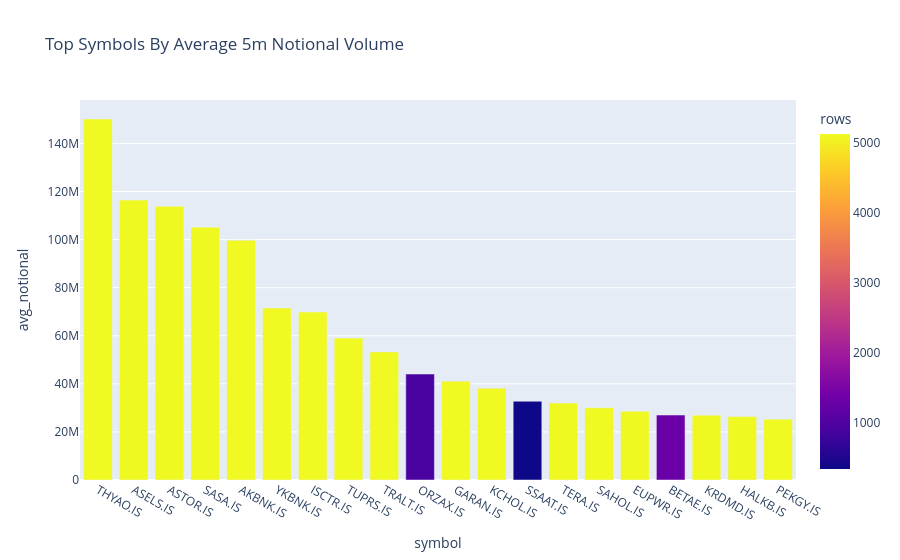
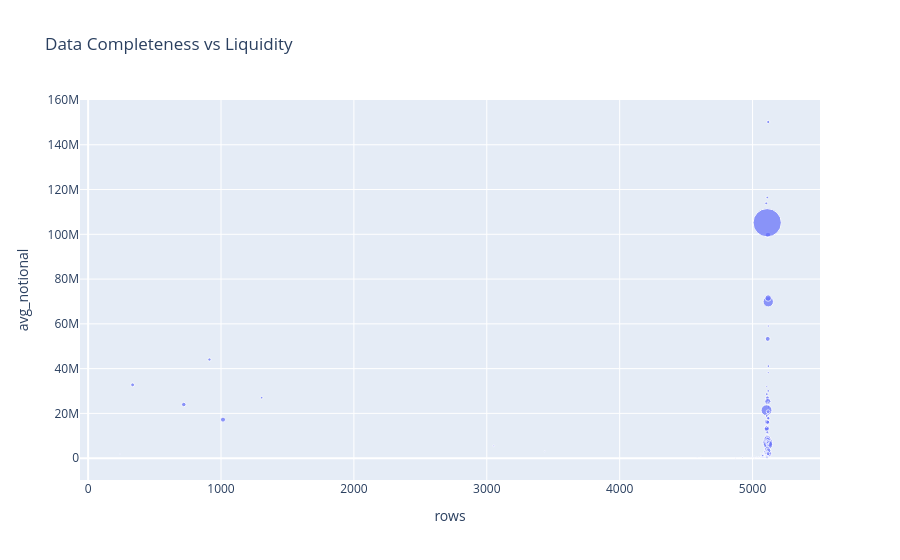
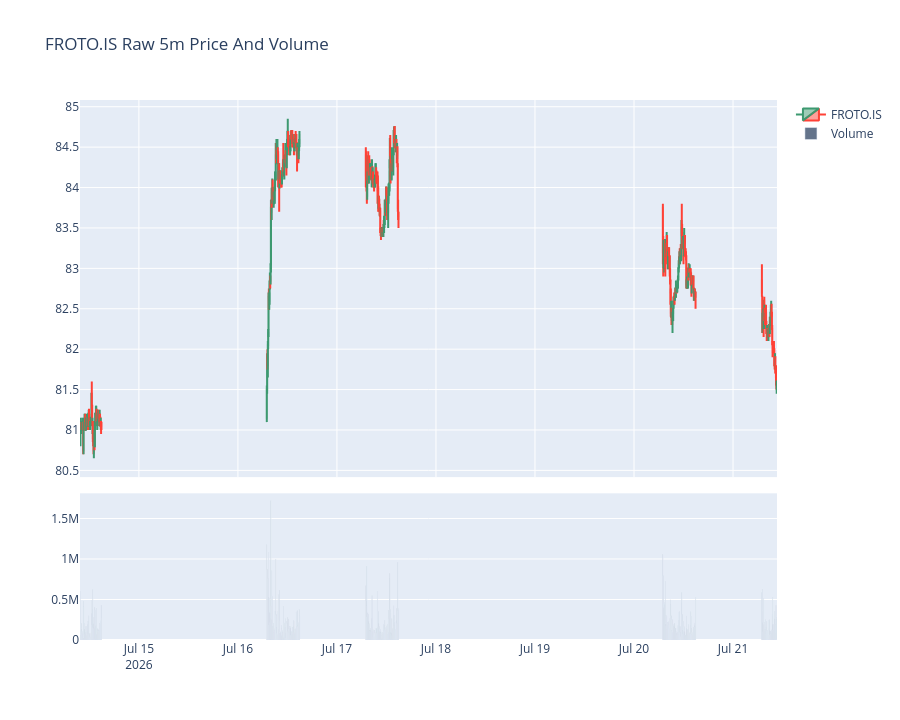
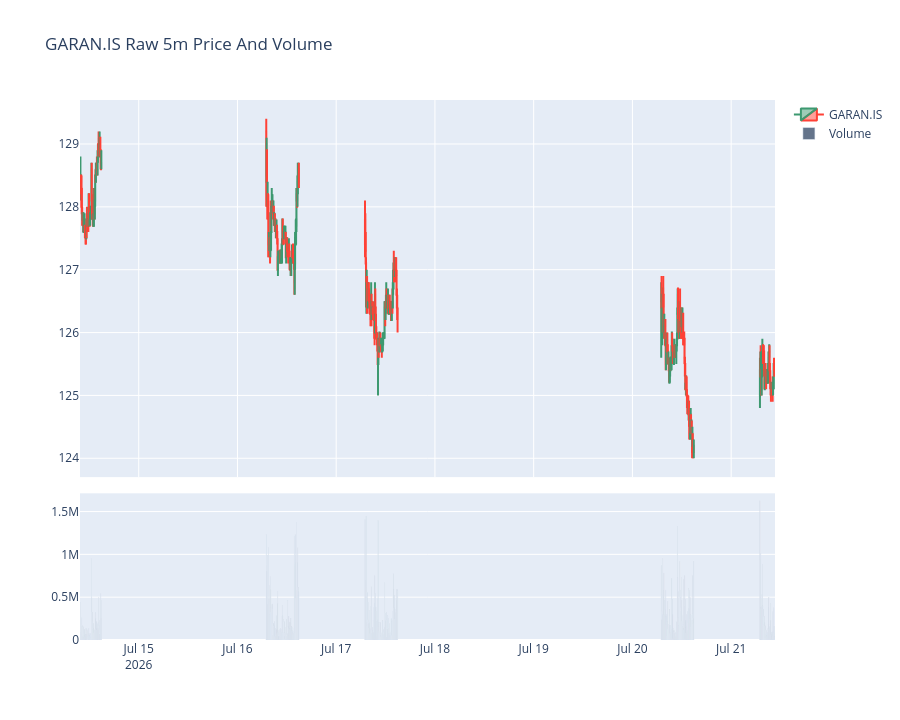

Here is the notebook cell these charts were saved with, in order:
### Markdown cell above
## 4. Pull 5-Minute Data From YahooQuery

### Code cell
log_step("yahoo_request", symbol_count=len(SYMBOLS), period=PERIOD, interval=INTERVAL, sample=SYMBOLS[:10])
raw_history = Ticker(SYMBOLS, asynchronous=False).history(period=PERIOD, interval=INTERVAL)

if raw_history is None or len(raw_history) == 0:
    raise RuntimeError("YahooQuery returned no rows for the requested symbols.")

prices_pd = raw_history.reset_index()
prices_pd = prices_pd.rename(columns={"level_0": "symbol"})
if "date" not in prices_pd.columns and "index" in prices_pd.columns:
    prices_pd = prices_pd.rename(columns={"index": "date"})

required = ["symbol", "date", "open", "high", "low", "close", "volume"]
missing = [column for column in required if column not in prices_pd.columns]
if missing:
    raise ValueError(f"YahooQuery output is missing columns: {missing}. Columns={list(prices_pd.columns)}")

prices_pd = prices_pd[required].copy()
prices_pd["date"] = normalize_datetime_utc_naive(prices_pd["date"])
log_step(
    "yahoo_raw_result",
    rows=len(prices_pd),
    returned_symbol_count=prices_pd["symbol"].nunique(),
    min_date=prices_pd["date"].min(),
    max_date=prices_pd["date"].max(),
)

available_symbols = sorted(prices_pd["symbol"].dropna().unique())
missing_symbols = sorted(set(SYMBOLS).difference(available_symbols))
if missing_symbols:
    print(f"YahooQuery returned no rows for these symbols and they will be removed: {missing_symbols}")

completeness_report = (
    prices_pd.groupby("symbol", observed=True)
    .agg(
        rows=("date", "size"),
        duplicate_timestamps=("date", lambda values: int(values.duplicated().sum())),
        **{f"{column}_missing": (column, lambda values: int(values.isna().sum())) for column in required},
    )
    .reset_index()
)
missing_columns = [column for column in completeness_report.columns if column.endswith("_missing")]
incomplete_mask = completeness_report[missing_columns].sum(axis=1).gt(0) | completeness_report["duplicate_timestamps"].gt(0)
incomplete_symbols = completeness_report.loc[incomplete_mask, "symbol"].to_list()

display(completeness_report)
log_step(
    "completeness_check",
    checked_symbols=len(completeness_report),
    incomplete_symbol_count=len(incomplete_symbols),
    incomplete_symbols=incomplete_symbols[:20],
)
if incomplete_symbols:
    print(f"Symbols removed because OHLCV/date columns are incomplete or duplicated: {incomplete_symbols}")
    prices_pd = prices_pd[~prices_pd["symbol"].isin(incomplete_symbols)].copy()

prices_pd = prices_pd.dropna(subset=required).sort_values(["symbol", "date"]).reset_index(drop=True)
SYMBOLS = sorted(prices_pd["symbol"].unique())
if not SYMBOLS:
    raise ValueError("No symbols left after YahooQuery completeness validation.")

summary = (
    prices_pd.groupby("symbol")
    .agg(
        rows=("date", "size"),
        min_date=("date", "min"),
        max_date=("date", "max"),
        last_close=("close", "last"),
        avg_volume=("volume", "mean"),
        avg_notional=("volume", lambda values: np.nan),
    )
    .reset_index()
)
notional = prices_pd.assign(notional=prices_pd["close"] * prices_pd["volume"])
notional_summary = notional.groupby("symbol", observed=True)["notional"].mean().rename("avg_notional").reset_index()
summary = summary.drop(columns=["avg_notional"]).merge(notional_summary, on="symbol", how="left")
plot_symbol_report = summary.sort_values(["rows", "avg_notional", "avg_volume"], ascending=[False, False, False]).head(PLOT_SYMBOL_LIMIT)
PLOT_SYMBOLS = plot_symbol_report["symbol"].to_list()

display(summary)
liquidity_plot = summary.sort_values("avg_notional", ascending=False).head(VISUALIZATION_TOP_N)
px.bar(
    liquidity_plot,
    x="symbol",
    y="avg_notional",
    color="rows",
    title="Top Symbols By Average 5m Notional Volume",
).show()
px.scatter(
    summary,
    x="rows",
    y="avg_notional",
    size="avg_volume",
    hover_name="symbol",
    title="Data Completeness vs Liquidity",
).show()
for symbol in PLOT_SYMBOLS:
    sample = prices_pd[prices_pd["symbol"] == symbol].tail(400).copy()
    if sample.empty:
        continue
    fig = make_subplots(rows=2, cols=1, shared_xaxes=True, row_heights=[0.72, 0.28], vertical_spacing=0.03)
    fig.add_trace(
        go.Candlestick(x=sample["date"], open=sample["open"], high=sample["high"], low=sample["low"], close=sample["close"], name=symbol),
        row=1,
        col=1,
    )
    fig.add_trace(go.Bar(x=sample["date"], y=sample["volume"], name="Volume", marker_color="#64748b"), row=2, col=1)
    fig.update_layout(title=f"{symbol} Raw 5m Price And Volume", xaxis_rangeslider_visible=False, height=720)
    fig.show()
log_step(
    "validated_price_data",
    final_symbol_count=len(SYMBOLS),
    final_rows=len(prices_pd),
    selected_plot_symbols=PLOT_SYMBOLS,
)
prices_pd.tail()

### Figure 1 — Plotly figure (JSON) as saved in the notebook; plotly's stock layout.template omitted (floating-point values rounded to 4 significant figures)
{"data": [{"hovertemplate": "symbol=%{x}<br>avg_notional=%{y}<br>rows=%{marker.color}<extra></extra>", "legendgroup": "", "marker": {"color": [5118, 5111, 5103, 5110, 5116, 5117, 5118, 5118, 5114, 913, 5119, 5118, 335, 5107, 5118, 5107, 1306, 5112, 5113, 5115], "coloraxis": "coloraxis", "pattern": {"shape": ""}}, "name": "", "orientation": "v", "showlegend": false, "textposition": "auto", "type": "bar", "x": ["THYAO.IS", "ASELS.IS", "ASTOR.IS", "SASA.IS", "AKBNK.IS", "YKBNK.IS", "ISCTR.IS", "TUPRS.IS", "TRALT.IS", "ORZAX.IS", "GARAN.IS", "KCHOL.IS", "SSAAT.IS", "TERA.IS", "SAHOL.IS", "EUPWR.IS", "BETAE.IS", "KRDMD.IS", "HALKB.IS", "PEKGY.IS"], "xaxis": "x", "y": [150200000.0, 116400000.0, 113800000.0, 105200000.0, 99710000.0, 71530000.0, 69870000.0, 59030000.0, 53290000.0, 44070000.0, 41120000.0, 38180000.0, 32760000.0, 32010000.0, 30060000.0, 28610000.0, 27020000.0, 26940000.0, 26380000.0, 25320000.0], "yaxis": "y"}], "layout": {"barmode": "relative", "coloraxis": {"colorbar": {"title": {"text": "rows"}}, "colorscale": [[0, "#0d0887"], [0.1111, "#46039f"], [0.2222, "#7201a8"], [0.3333, "#9c179e"], [0.4444, "#bd3786"], [0.5556, "#d8576b"], [0.6667, "#ed7953"], [0.7778, "#fb9f3a"], [0.8889, "#fdca26"], [1, "#f0f921"]]}, "legend": {"tracegroupgap": 0}, "title": {"text": "Top Symbols By Average 5m Notional Volume"}, "xaxis": {"anchor": "y", "domain": [0, 1], "title": {"text": "symbol"}}, "yaxis": {"anchor": "x", "domain": [0, 1], "title": {"text": "avg_notional"}}}}

### Figure 2 — Plotly figure (JSON) as saved in the notebook; plotly's stock layout.template omitted (floating-point values rounded to 4 significant figures; data arrays with more than 128 entries replaced by an {"elided": "..."} marker saying what was removed)
{"data": [{"hovertemplate": "<b>%{hovertext}</b><br><br>rows=%{x}<br>avg_notional=%{y}<br>avg_volume=%{marker.size}<extra></extra>", "hovertext": {"elided": "330 str values"}, "legendgroup": "", "marker": {"color": "#636efa", "size": {"elided": "330 float values"}, "sizemode": "area", "sizeref": 92600.0, "symbol": "circle"}, "mode": "markers", "name": "", "orientation": "v", "showlegend": false, "type": "scatter", "x": {"elided": "330 int values"}, "xaxis": "x", "y": {"elided": "330 float values"}, "yaxis": "y"}], "layout": {"legend": {"itemsizing": "constant", "tracegroupgap": 0}, "title": {"text": "Data Completeness vs Liquidity"}, "xaxis": {"anchor": "y", "domain": [0, 1], "title": {"text": "rows"}}, "yaxis": {"anchor": "x", "domain": [0, 1], "title": {"text": "avg_notional"}}}}

### Figure 3 — Plotly figure (JSON) as saved in the notebook; plotly's stock layout.template omitted (floating-point values rounded to 4 significant figures; data arrays with more than 128 entries replaced by an {"elided": "..."} marker saying what was removed)
{"data": [{"close": {"elided": "400 float values"}, "high": {"elided": "400 float values"}, "low": {"elided": "400 float values"}, "name": "FROTO.IS", "open": {"elided": "400 float values"}, "type": "candlestick", "x": {"elided": "400 str values"}, "xaxis": "x", "yaxis": "y"}, {"marker": {"color": "#64748b"}, "name": "Volume", "type": "bar", "x": {"elided": "400 str values"}, "xaxis": "x2", "y": {"elided": "400 float values"}, "yaxis": "y2"}], "layout": {"height": 720, "title": {"text": "FROTO.IS Raw 5m Price And Volume"}, "xaxis": {"anchor": "y", "domain": [0, 1], "matches": "x2", "rangeslider": {"visible": false}, "showticklabels": false}, "xaxis2": {"anchor": "y2", "domain": [0, 1]}, "yaxis": {"anchor": "x", "domain": [0.3016, 1.0]}, "yaxis2": {"anchor": "x2", "domain": [0, 0.2716]}}}

### Figure 4 — Plotly figure (JSON) as saved in the notebook; plotly's stock layout.template omitted (floating-point values rounded to 4 significant figures; data arrays with more than 128 entries replaced by an {"elided": "..."} marker saying what was removed)
{"data": [{"close": {"elided": "400 float values"}, "high": {"elided": "400 float values"}, "low": {"elided": "400 float values"}, "name": "GARAN.IS", "open": {"elided": "400 float values"}, "type": "candlestick", "x": {"elided": "400 str values"}, "xaxis": "x", "yaxis": "y"}, {"marker": {"color": "#64748b"}, "name": "Volume", "type": "bar", "x": {"elided": "400 str values"}, "xaxis": "x2", "y": {"elided": "400 float values"}, "yaxis": "y2"}], "layout": {"height": 720, "title": {"text": "GARAN.IS Raw 5m Price And Volume"}, "xaxis": {"anchor": "y", "domain": [0, 1], "matches": "x2", "rangeslider": {"visible": false}, "showticklabels": false}, "xaxis2": {"anchor": "y2", "domain": [0, 1]}, "yaxis": {"anchor": "x", "domain": [0.3016, 1.0]}, "yaxis2": {"anchor": "x2", "domain": [0, 0.2716]}}}
